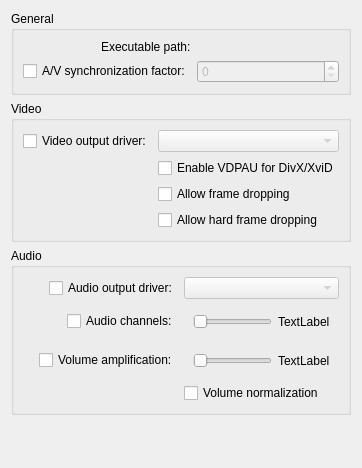
<?xml version="1.0" encoding="UTF-8"?>
<ui version="4.0">
 <class>MPlayerConfigWidget</class>
 <widget class="QWidget" name="MPlayerConfigWidget">
  <property name="geometry">
   <rect>
    <x>0</x>
    <y>0</y>
    <width>325</width>
    <height>468</height>
   </rect>
  </property>
  <layout class="QVBoxLayout" name="verticalLayout">
   <property name="sizeConstraint">
    <enum>QLayout::SetMinimumSize</enum>
   </property>
   <item>
    <widget class="QGroupBox" name="grpGeneral">
     <property name="title">
      <string>General</string>
     </property>
     <layout class="QGridLayout" name="gridLayout" columnstretch="1,1">
      <item row="0" column="1">
       <widget class="KUrlRequester" name="kcfg_mpExecutablePath"/>
      </item>
      <item row="0" column="0" alignment="Qt::AlignRight|Qt::AlignVCenter">
       <widget class="QLabel" name="label">
        <property name="text">
         <string>Executable path:</string>
        </property>
       </widget>
      </item>
      <item row="1" column="1">
       <widget class="QSpinBox" name="kcfg_mpAutoSyncFactor">
        <property name="enabled">
         <bool>false</bool>
        </property>
       </widget>
      </item>
      <item row="1" column="0" alignment="Qt::AlignRight|Qt::AlignVCenter">
       <widget class="QCheckBox" name="kcfg_mpAutoSyncEnabled">
        <property name="text">
         <string>A/V synchronization factor:</string>
        </property>
       </widget>
      </item>
     </layout>
    </widget>
   </item>
   <item>
    <widget class="QGroupBox" name="grpVideo">
     <property name="title">
      <string>Video</string>
     </property>
     <layout class="QGridLayout" name="gridLayout_2" columnstretch="1,1">
      <item row="0" column="1">
       <widget class="QComboBox" name="kcfg_mpVideoOutput">
        <property name="enabled">
         <bool>false</bool>
        </property>
       </widget>
      </item>
      <item row="0" column="0" alignment="Qt::AlignRight|Qt::AlignVCenter">
       <widget class="QCheckBox" name="kcfg_mpVideoOutputEnabled">
        <property name="text">
         <string>Video output driver:</string>
        </property>
       </widget>
      </item>
      <item row="1" column="1">
       <widget class="QCheckBox" name="kcfg_mpVdpau">
        <property name="text">
         <string>Enable VDPAU for DivX/XviD</string>
        </property>
       </widget>
      </item>
      <item row="2" column="1">
       <widget class="QCheckBox" name="kcfg_mpFrameDropping">
        <property name="text">
         <string>Allow frame dropping</string>
        </property>
       </widget>
      </item>
      <item row="3" column="1">
       <widget class="QCheckBox" name="kcfg_mpHardFrameDropping">
        <property name="text">
         <string>Allow hard frame dropping</string>
        </property>
       </widget>
      </item>
     </layout>
    </widget>
   </item>
   <item>
    <widget class="QGroupBox" name="grpAudio">
     <property name="title">
      <string>Audio</string>
     </property>
     <layout class="QGridLayout" name="gridLayout_3" columnstretch="1,1">
      <item row="0" column="0" alignment="Qt::AlignRight|Qt::AlignVCenter">
       <widget class="QCheckBox" name="kcfg_mpAudioOutputEnabled">
        <property name="text">
         <string>Audio output driver:</string>
        </property>
       </widget>
      </item>
      <item row="1" column="0" alignment="Qt::AlignRight|Qt::AlignVCenter">
       <widget class="QCheckBox" name="kcfg_mpAudioChannelsEnabled">
        <property name="text">
         <string>Audio channels:</string>
        </property>
       </widget>
      </item>
      <item row="2" column="0" alignment="Qt::AlignRight|Qt::AlignVCenter">
       <widget class="QCheckBox" name="kcfg_mpVolumeAmplificationEnabled">
        <property name="text">
         <string>Volume amplification:</string>
        </property>
       </widget>
      </item>
      <item row="2" column="1">
       <widget class="QWidget" name="widget" native="true">
        <layout class="QHBoxLayout" name="horizontalLayout">
         <item>
          <widget class="QSlider" name="kcfg_mpVolumeAmplification">
           <property name="enabled">
            <bool>false</bool>
           </property>
           <property name="minimum">
            <number>100</number>
           </property>
           <property name="maximum">
            <number>600</number>
           </property>
           <property name="singleStep">
            <number>10</number>
           </property>
           <property name="pageStep">
            <number>50</number>
           </property>
           <property name="orientation">
            <enum>Qt::Horizontal</enum>
           </property>
          </widget>
         </item>
         <item>
          <widget class="QLabel" name="m_volumeAmplificationLabel">
           <property name="text">
            <string>TextLabel</string>
           </property>
          </widget>
         </item>
        </layout>
       </widget>
      </item>
      <item row="1" column="1">
       <widget class="QWidget" name="widget_2" native="true">
        <layout class="QHBoxLayout" name="horizontalLayout_2">
         <item>
          <widget class="QSlider" name="kcfg_mpAudioChannels">
           <property name="enabled">
            <bool>false</bool>
           </property>
           <property name="minimum">
            <number>1</number>
           </property>
           <property name="maximum">
            <number>6</number>
           </property>
           <property name="orientation">
            <enum>Qt::Horizontal</enum>
           </property>
          </widget>
         </item>
         <item>
          <widget class="QLabel" name="m_audioChannelsLabel">
           <property name="text">
            <string>TextLabel</string>
           </property>
          </widget>
         </item>
        </layout>
       </widget>
      </item>
      <item row="0" column="1">
       <widget class="QComboBox" name="kcfg_mpAudioOutput">
        <property name="enabled">
         <bool>false</bool>
        </property>
       </widget>
      </item>
      <item row="3" column="1">
       <widget class="QCheckBox" name="kcfg_mpVolumeNormalization">
        <property name="text">
         <string>Volume normalization</string>
        </property>
       </widget>
      </item>
     </layout>
    </widget>
   </item>
   <item>
    <spacer name="spacer">
     <property name="orientation">
      <enum>Qt::Vertical</enum>
     </property>
     <property name="sizeHint" stdset="0">
      <size>
       <width>20</width>
       <height>40</height>
      </size>
     </property>
    </spacer>
   </item>
  </layout>
 </widget>
 <customwidgets>
  <customwidget>
   <class>KUrlRequester</class>
   <extends>QWidget</extends>
   <header>kurlrequester.h</header>
  </customwidget>
 </customwidgets>
 <tabstops>
  <tabstop>kcfg_mpExecutablePath</tabstop>
  <tabstop>kcfg_mpAutoSyncFactor</tabstop>
  <tabstop>kcfg_mpVideoOutputEnabled</tabstop>
  <tabstop>kcfg_mpVideoOutput</tabstop>
  <tabstop>kcfg_mpVdpau</tabstop>
  <tabstop>kcfg_mpFrameDropping</tabstop>
  <tabstop>kcfg_mpHardFrameDropping</tabstop>
  <tabstop>kcfg_mpAudioOutputEnabled</tabstop>
  <tabstop>kcfg_mpAudioOutput</tabstop>
  <tabstop>kcfg_mpAudioChannelsEnabled</tabstop>
  <tabstop>kcfg_mpVolumeAmplificationEnabled</tabstop>
  <tabstop>kcfg_mpVolumeNormalization</tabstop>
 </tabstops>
 <resources/>
 <connections>
  <connection>
   <sender>kcfg_mpVideoOutputEnabled</sender>
   <signal>toggled(bool)</signal>
   <receiver>kcfg_mpVideoOutput</receiver>
   <slot>setEnabled(bool)</slot>
   <hints>
    <hint type="sourcelabel">
     <x>197</x>
     <y>180</y>
    </hint>
    <hint type="destinationlabel">
     <x>310</x>
     <y>185</y>
    </hint>
   </hints>
  </connection>
  <connection>
   <sender>kcfg_mpAudioOutputEnabled</sender>
   <signal>toggled(bool)</signal>
   <receiver>kcfg_mpAudioOutput</receiver>
   <slot>setEnabled(bool)</slot>
   <hints>
    <hint type="sourcelabel">
     <x>158</x>
     <y>339</y>
    </hint>
    <hint type="destinationlabel">
     <x>310</x>
     <y>344</y>
    </hint>
   </hints>
  </connection>
  <connection>
   <sender>kcfg_mpAudioChannelsEnabled</sender>
   <signal>toggled(bool)</signal>
   <receiver>kcfg_mpAudioChannels</receiver>
   <slot>setEnabled(bool)</slot>
   <hints>
    <hint type="sourcelabel">
     <x>170</x>
     <y>371</y>
    </hint>
    <hint type="destinationlabel">
     <x>250</x>
     <y>370</y>
    </hint>
   </hints>
  </connection>
  <connection>
   <sender>kcfg_mpVolumeAmplificationEnabled</sender>
   <signal>toggled(bool)</signal>
   <receiver>kcfg_mpVolumeAmplification</receiver>
   <slot>setEnabled(bool)</slot>
   <hints>
    <hint type="sourcelabel">
     <x>149</x>
     <y>398</y>
    </hint>
    <hint type="destinationlabel">
     <x>250</x>
     <y>397</y>
    </hint>
   </hints>
  </connection>
  <connection>
   <sender>kcfg_mpAudioChannels</sender>
   <signal>valueChanged(int)</signal>
   <receiver>m_audioChannelsLabel</receiver>
   <slot>setNum(int)</slot>
   <hints>
    <hint type="sourcelabel">
     <x>250</x>
     <y>370</y>
    </hint>
    <hint type="destinationlabel">
     <x>310</x>
     <y>371</y>
    </hint>
   </hints>
  </connection>
  <connection>
   <sender>kcfg_mpVolumeAmplification</sender>
   <signal>valueChanged(int)</signal>
   <receiver>m_volumeAmplificationLabel</receiver>
   <slot>setNum(int)</slot>
   <hints>
    <hint type="sourcelabel">
     <x>250</x>
     <y>397</y>
    </hint>
    <hint type="destinationlabel">
     <x>310</x>
     <y>398</y>
    </hint>
   </hints>
  </connection>
  <connection>
   <sender>kcfg_mpAutoSyncEnabled</sender>
   <signal>toggled(bool)</signal>
   <receiver>kcfg_mpAutoSyncFactor</receiver>
   <slot>setEnabled(bool)</slot>
   <hints>
    <hint type="sourcelabel">
     <x>25</x>
     <y>88</y>
    </hint>
    <hint type="destinationlabel">
     <x>240</x>
     <y>93</y>
    </hint>
   </hints>
  </connection>
 </connections>
</ui>
